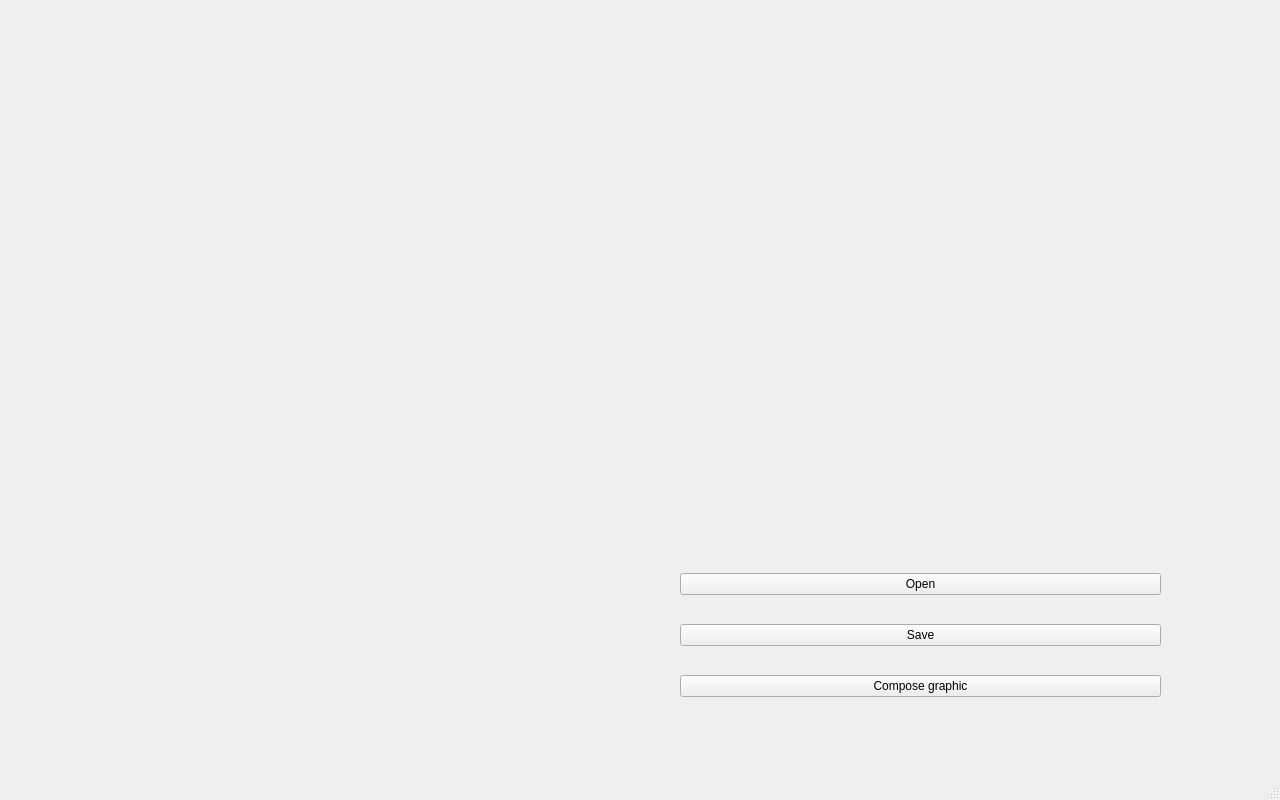
<?xml version="1.0" encoding="UTF-8"?>
<ui version="4.0">
 <class>Processing_wind_flow</class>
 <widget class="QMainWindow" name="Processing_wind_flow">
  <property name="geometry">
   <rect>
    <x>0</x>
    <y>0</y>
    <width>1280</width>
    <height>800</height>
   </rect>
  </property>
  <property name="windowTitle">
   <string>MainWindow</string>
  </property>
  <widget class="QWidget" name="centralwidget">
   <widget class="QWidget" name="verticalLayoutWidget">
    <property name="geometry">
     <rect>
      <x>680</x>
      <y>550</y>
      <width>481</width>
      <height>171</height>
     </rect>
    </property>
    <layout class="QVBoxLayout" name="verticalLayout">
     <item>
      <widget class="QPushButton" name="open_button">
       <property name="text">
        <string>Open</string>
       </property>
      </widget>
     </item>
     <item>
      <widget class="QPushButton" name="save_button">
       <property name="text">
        <string>Save</string>
       </property>
      </widget>
     </item>
     <item>
      <widget class="QPushButton" name="compose_button">
       <property name="text">
        <string>Compose graphic</string>
       </property>
      </widget>
     </item>
    </layout>
   </widget>
   <widget class="QWidget" name="horizontalLayoutWidget">
    <property name="geometry">
     <rect>
      <x>80</x>
      <y>30</y>
      <width>1111</width>
      <height>491</height>
     </rect>
    </property>
    <layout class="QHBoxLayout" name="canvasLayout"/>
   </widget>
  </widget>
  <widget class="QMenuBar" name="menubar">
   <property name="geometry">
    <rect>
     <x>0</x>
     <y>0</y>
     <width>1280</width>
     <height>30</height>
    </rect>
   </property>
  </widget>
  <widget class="QStatusBar" name="statusbar"/>
 </widget>
 <resources/>
 <connections/>
</ui>
